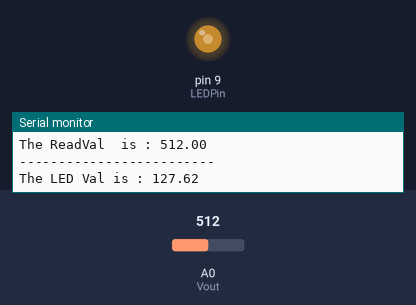
The sketch below on a simulated Arduino Uno, built with avr-gcc and run on an emulated ATmega328P. On the bench: output pins drawn as LEDs (lit = HIGH), the last lines printed to the serial monitor. The test bench sets the inputs (shaded band); at power-on: A0 (Vout) = 512.

Above: at 1.2 s.
1.3 s: A0 (Vout) set to 716
At 2.0 s:
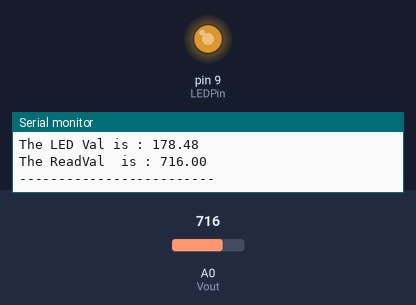
2.8 s: A0 (Vout) set to 984
At 3.5 s:
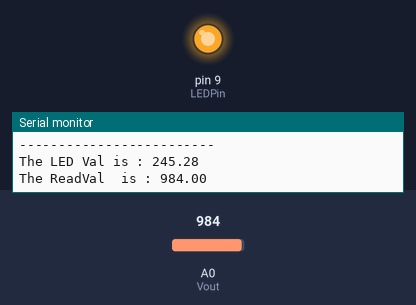
4.4 s: A0 (Vout) set to 1008
At 5.5 s:
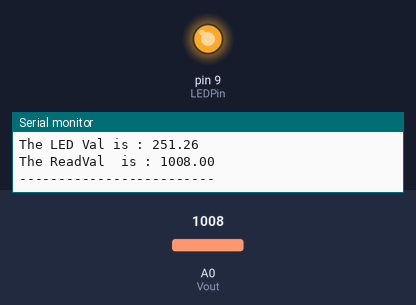
7.4 s: A0 (Vout) set to 122
At 8.6 s:
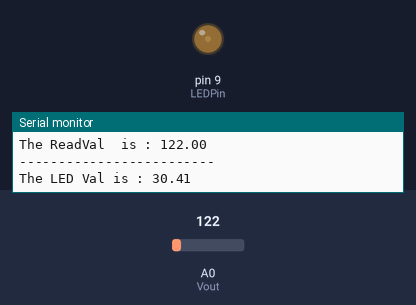
9.0 s: A0 (Vout) set to 105
At 9.9 s:
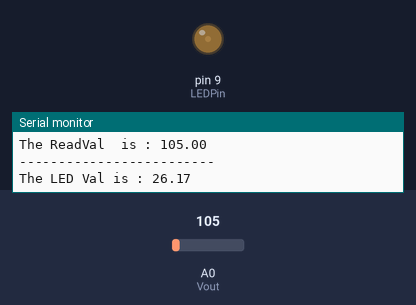
12.0 s: A0 (Vout) set to 88
At 12.5 s:
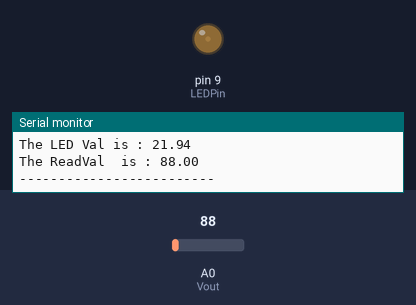
Timing chart, 0 to 15.0 s (numbered marks = the images above; inputs shaded):
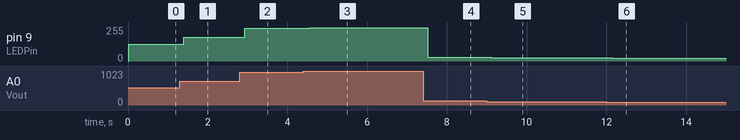

The sketch:

DimmableLED.ino
```cpp
// Dimmable LED
int Vout = A0;
float PotVal;
int LEDPin = 9;
int dt = 200;
float LEDVal;

void setup() {

  // put your setup code here, to run once:

 pinMode(Vout,INPUT);
 pinMode(LEDPin,OUTPUT);
 Serial.begin(9600);

}

void loop() {
  // put your main code here, to run repeatedly:
  PotVal = analogRead(Vout);
  Serial.print("The ReadVal  is : ");
  Serial.println(PotVal);


  Serial.println("-------------------------");

  LEDVal = (255./1023.)*PotVal;
  Serial.print("The LED Val is : ");
  Serial.println(LEDVal);

  analogWrite(LEDPin ,LEDVal);

}
```

Measured:
- after the input at 1.3 s, pin 9 (LEDPin): 127/255 → 178/255 after 0.09 s
- after the input at 2.8 s, pin 9 (LEDPin): 178/255 → 245/255 after 0.13 s
- after the input at 4.4 s, pin 9 (LEDPin): 245/255 → 251/255 after 0.16 s
- after the input at 7.4 s, pin 9 (LEDPin): 251/255 → 30/255 after 0.11 s
- after the input at 9.0 s, pin 9 (LEDPin): 30/255 → 26/255 after 0.12 s
- after the input at 12.0 s, pin 9 (LEDPin): 26/255 → 21/255 after 0.16 s
